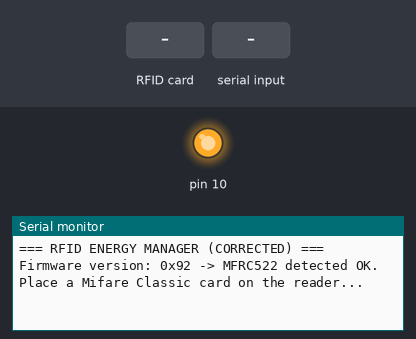
A sketch run on a simulated Arduino Uno, built with avr-gcc and run on an emulated ATmega328P. Parts: output pins drawn as LEDs (lit = HIGH), the last lines printed to the serial monitor. The inputs (shaded band) are chosen by the test bench.

Above: at 1.3 s.
1.4 s: RFID card 5E 7A 19 C4 held to the reader
At 2.6 s:
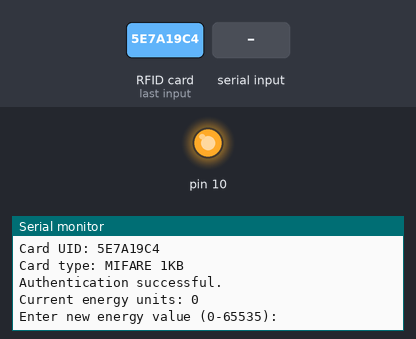
2.9 s: "90,45\n" received over Serial
At 4.4 s:
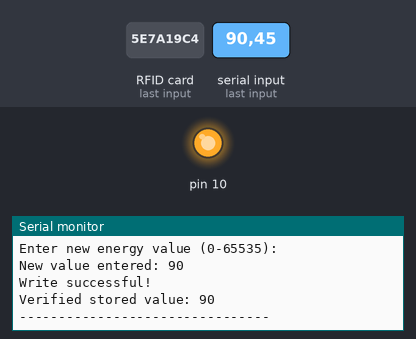

Measured:
- after the input at 1.4 s, the serial monitor: prints a new line at once (image 1)
- after the input at 2.9 s, the serial monitor: prints a new line at once (image 2)

The sketch:

RFID.ino
```cpp
#include <SPI.h>
#include <MFRC522.h>
#include <stdint.h>   // for fixed-width types

// Pin definitions (change if needed)
#define SS_PIN 8
#define RST_PIN 9

MFRC522 mfrc522(SS_PIN, RST_PIN);
MFRC522::MIFARE_Key key;

// Memory block to use for storage (block 2 = first data block of sector 0)
// You can change this to any data block (e.g., 4 for sector 1)
const byte energyBlock = 2;

// Fixed-width type for energy (2 bytes). Change to uint32_t if you need larger values.
typedef uint16_t energy_t;

// Buffer for reading (must be at least 18 bytes)
byte buffer[18];
byte bufferSize = sizeof(buffer);

void setup() {
  Serial.begin(9600);
  while (!Serial);               // Wait for serial port (for boards with native USB)

  SPI.begin();                   // Initialize SPI bus
  mfrc522.PCD_Init();            // Initialize MFRC522

  Serial.println(F("\n=== RFID ENERGY MANAGER (CORRECTED) ==="));

  // --- Check communication with the RFID module ---
  byte version = mfrc522.PCD_ReadRegister(MFRC522::VersionReg);
  Serial.print(F("Firmware version: 0x"));
  Serial.print(version, HEX);
  if (version == 0x00 || version == 0xFF) {
    Serial.println(F(" -> ERROR: No communication with MFRC522. Check wiring!"));
    while (1);                     // Halt if no reader found
  } else if (version == 0x92 || version == 0x91) {
    Serial.println(F(" -> MFRC522 detected OK."));
  } else {
    Serial.println(F(" -> Unknown version, but likely working."));
  }

  // Prepare the default authentication key (all bytes 0xFF)
  for (byte i = 0; i < 6; i++) {
    key.keyByte[i] = 0xFF;
  }

  Serial.println(F("Place a Mifare Classic card on the reader..."));
  Serial.println();
}

void loop() {
  // Heartbeat – shows loop is running (every 5 seconds)
  static unsigned long lastHeartbeat = 0;
  if (millis() - lastHeartbeat > 5000) {
    Serial.println(F("[Heartbeat] Waiting for card..."));
    lastHeartbeat = millis();
  }

  // --- Look for a new card ---
  if (!mfrc522.PICC_IsNewCardPresent()) {
    return;    // No card, go back and wait
  }

  // --- Select the card (read its serial number) ---
  if (!mfrc522.PICC_ReadCardSerial()) {
    Serial.println(F("Card detected but failed to read serial."));
    return;
  }

  // --- Card detected! Show UID ---
  Serial.println(F("\n*** Card Detected ***"));
  Serial.print(F("Card UID: "));
  for (byte i = 0; i < mfrc522.uid.size; i++) {
    if (mfrc522.uid.uidByte[i] < 0x10) Serial.print("0");
    Serial.print(mfrc522.uid.uidByte[i], HEX);
  }
  Serial.println();

  // --- Show card type (must be Mifare Classic) ---
  MFRC522::PICC_Type piccType = mfrc522.PICC_GetType(mfrc522.uid.sak);
  Serial.print(F("Card type: "));
  Serial.println(mfrc522.PICC_GetTypeName(piccType));
  if (piccType != MFRC522::PICC_TYPE_MIFARE_MINI &&
      piccType != MFRC522::PICC_TYPE_MIFARE_1K &&
      piccType != MFRC522::PICC_TYPE_MIFARE_4K) {
    Serial.println(F("ERROR: This card is not a Mifare Classic. Cannot read/write."));
    cleanup();
    return;
  }

  // --- Authenticate the block ---
  MFRC522::StatusCode status;
  status = mfrc522.PCD_Authenticate(
      MFRC522::PICC_CMD_MF_AUTH_KEY_A,
      energyBlock,
      &key,
      &(mfrc522.uid)
  );

  if (status != MFRC522::STATUS_OK) {
    Serial.print(F("Authentication failed: "));
    Serial.println(mfrc522.GetStatusCodeName(status));
    cleanup();
    return;
  }
  Serial.println(F("Authentication successful."));

  // --- Read current value from the block ---
  bufferSize = sizeof(buffer);   // Reset size before read
  status = mfrc522.MIFARE_Read(energyBlock, buffer, &bufferSize);

  if (status != MFRC522::STATUS_OK) {
    Serial.print(F("Read failed: "));
    Serial.println(mfrc522.GetStatusCodeName(status));
    Serial.println(F("Possible causes: block locked, wrong key, or card not Mifare Classic."));
    cleanup();
    return;
  }

  // Extract the stored energy value (first 2 bytes)
  energy_t currentEnergy;
  memcpy(&currentEnergy, buffer, sizeof(currentEnergy));
  Serial.print(F("Current energy units: "));
  Serial.println(currentEnergy);

  // --- Ask user for new value ---
  Serial.println(F("Enter new energy value (0-65535):"));

  // Wait up to 30 seconds for input
  unsigned long timeout = millis() + 30000;
  while (!Serial.available() && millis() < timeout) {
    // waiting
  }
  if (!Serial.available()) {
    Serial.println(F("No input received. Operation aborted."));
    cleanup();
    return;
  }

  energy_t newEnergy = (energy_t) Serial.parseInt();
  // Clear any leftover characters (newline, etc.)
  while (Serial.available()) Serial.read();

  Serial.print(F("New value entered: "));
  Serial.println(newEnergy);

  // --- Prepare write data (16 bytes, zero-filled, then copy new value) ---
  byte writeData[16] = {0};
  memcpy(writeData, &newEnergy, sizeof(newEnergy));

  // --- Write to the card ---
  status = mfrc522.MIFARE_Write(energyBlock, writeData, 16);

  if (status != MFRC522::STATUS_OK) {
    Serial.print(F("Write failed: "));
    Serial.println(mfrc522.GetStatusCodeName(status));
    cleanup();
    return;
  }

  Serial.println(F("Write successful!"));

  // --- Verify by reading back ---
  bufferSize = sizeof(buffer);
  status = mfrc522.MIFARE_Read(energyBlock, buffer, &bufferSize);

  if (status != MFRC522::STATUS_OK) {
    Serial.print(F("Verification read failed: "));
    Serial.println(mfrc522.GetStatusCodeName(status));
    cleanup();
    return;
  }

  energy_t storedEnergy;
  memcpy(&storedEnergy, buffer, sizeof(storedEnergy));
  Serial.print(F("Verified stored value: "));
  Serial.println(storedEnergy);

  Serial.println(F("--------------------------------\n"));

  // --- Clean up (halt card and stop encryption) ---
  cleanup();

  // Wait a moment before allowing next card
  delay(2000);
}

// Helper function to end communication with the card
void cleanup() {
  mfrc522.PICC_HaltA();            // Halt the card
  mfrc522.PCD_StopCrypto1();       // Stop encryption
}
```
